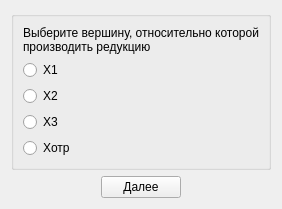
             <widget class="QWidget" name="reduction">
              <layout class="QGridLayout" name="gridLayout_12" rowstretch="1,0">
               <item row="0" column="0">
                <widget class="QGroupBox" name="groupBox_6">
                 <property name="title">
                  <string/>
                 </property>
                 <layout class="QGridLayout" name="gridLayout_11">
                  <item row="2" column="0">
                   <widget class="QRadioButton" name="t1_red_rb">
                    <property name="text">
                     <string>X1</string>
                    </property>
                   </widget>
                  </item>
                  <item row="3" column="0">
                   <widget class="QRadioButton" name="t2_red_rb">
                    <property name="text">
                     <string>X2</string>
                    </property>
                   </widget>
                  </item>
                  <item row="4" column="0">
                   <widget class="QRadioButton" name="t3_red_rb">
                    <property name="text">
                     <string>X3</string>
                    </property>
                   </widget>
                  </item>
                  <item row="5" column="0">
                   <widget class="QRadioButton" name="totr_red_rb">
                    <property name="text">
                     <string>Xотр</string>
                    </property>
                   </widget>
                  </item>
                  <item row="1" column="0">
                   <widget class="QLabel" name="label_8">
                    <property name="sizePolicy">
                     <sizepolicy hsizetype="Preferred" vsizetype="MinimumExpanding">
                      <horstretch>0</horstretch>
                      <verstretch>0</verstretch>
                     </sizepolicy>
                    </property>
                    <property name="text">
                     <string>Выберите вершину, относительно которой производить редукцию</string>
                    </property>
                    <property name="alignment">
                     <set>Qt::AlignJustify|Qt::AlignTop</set>
                    </property>
                    <property name="wordWrap">
                     <bool>true</bool>
                    </property>
                   </widget>
                  </item>
                 </layout>
                </widget>
               </item>
               <item row="1" column="0">
                <layout class="QHBoxLayout" name="horizontalLayout_7">
                 <item>
                  <spacer name="horizontalSpacer_7">
                   <property name="orientation">
                    <enum>Qt::Horizontal</enum>
                   </property>
                   <property name="sizeHint" stdset="0">
                    <size>
                     <width>40</width>
                     <height>20</height>
                    </size>
                   </property>
                  </spacer>
                 </item>
                 <item>
                  <widget class="QPushButton" name="next4_bt">
                   <property name="text">
                    <string>Далее</string>
                   </property>
                  </widget>
                 </item>
                 <item>
                  <spacer name="horizontalSpacer_8">
                   <property name="orientation">
                    <enum>Qt::Horizontal</enum>
                   </property>
                   <property name="sizeHint" stdset="0">
                    <size>
                     <width>40</width>
                     <height>20</height>
                    </size>
                   </property>
                  </spacer>
                 </item>
                </layout>
               </item>
              </layout>
             </widget>
